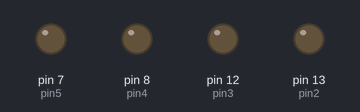
This sketch was run on a simulated Arduino Uno, built with avr-gcc and run on an emulated ATmega328P. Parts: output pins drawn as LEDs (lit = HIGH).

Above: at 0.7 s.
At 2.2 s:
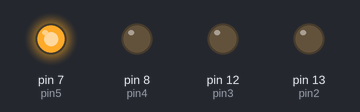
At 5.2 s:
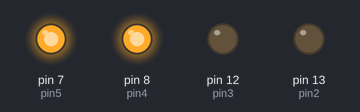
At 9.7 s:
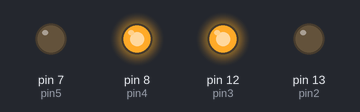
At 14.2 s:
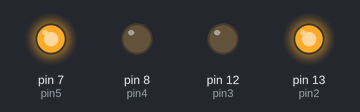
At 20.2 s:
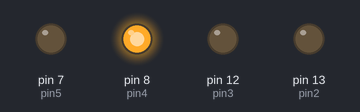
Timing chart, 0 to 21.5 s (numbered marks = the images above):
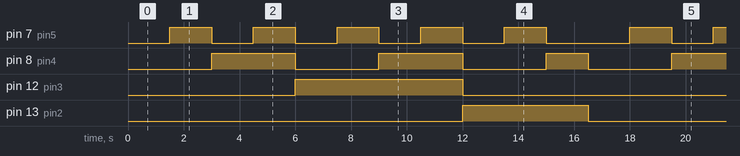

The sketch:

4_bit_binary_counter_copy_20230607164730.ino
```cpp
int pin2 = 13;
int pin3 = 12;
int pin4 = 8;
int pin5 = 7;
int time = 1500;


void setup() {
  // put your setup code here, to run once:

pinMode(pin2,OUTPUT);
pinMode(pin3,OUTPUT);
pinMode(pin4,OUTPUT);
pinMode(pin5,OUTPUT);


}

void loop() {
  // put your main code here, to run repeatedly:

digitalWrite(pin2,LOW);
digitalWrite(pin3,LOW);
digitalWrite(pin4,LOW);        // number: 0
digitalWrite(pin5,LOW);

delay(time);

digitalWrite(pin2,LOW);
digitalWrite(pin3,LOW);
digitalWrite(pin4,LOW);         // number: 1
digitalWrite(pin5,HIGH);

delay(time);

digitalWrite(pin2,LOW);
digitalWrite(pin3,LOW);
digitalWrite(pin4,HIGH);        // number: 2
digitalWrite(pin5,LOW);

delay(time);

digitalWrite(pin2,LOW);
digitalWrite(pin3,LOW);
digitalWrite(pin4,HIGH);        // number: 3
digitalWrite(pin5,HIGH);

delay(time);

digitalWrite(pin2,LOW);
digitalWrite(pin3,HIGH);
digitalWrite(pin4,LOW);        // number: 4
digitalWrite(pin5,LOW);

delay(time);

digitalWrite(pin2,LOW);
digitalWrite(pin3,HIGH);
digitalWrite(pin4,LOW);        // number: 5
digitalWrite(pin5,HIGH);

delay(time);

digitalWrite(pin2,LOW);
digitalWrite(pin3,HIGH);
digitalWrite(pin4,HIGH);        // number: 6
digitalWrite(pin5,LOW);

delay(time);

digitalWrite(pin2,LOW);
digitalWrite(pin3,HIGH);
digitalWrite(pin4,HIGH);        // number: 7
digitalWrite(pin5,HIGH);

delay(time);

digitalWrite(pin2,HIGH);
digitalWrite(pin3,LOW);
digitalWrite(pin4,LOW);        // number: 8
digitalWrite(pin5,LOW);

delay(time);

digitalWrite(pin2,HIGH);
digitalWrite(pin3,LOW);
digitalWrite(pin4,LOW);        // number: 9
digitalWrite(pin5,HIGH);

delay(time);

digitalWrite(pin2,HIGH);
digitalWrite(pin3,LOW);
digitalWrite(pin4,HIGH);        // number: 10
digitalWrite(pin5,LOW);

delay(time);


}
```

Measured:
- by itself, pin 7 (pin5): repeats every 16.5 s: 4 × (LOW 1.5 s, HIGH 1.5 s), LOW 3.0 s, HIGH 1.5 s
- by itself, pin 8 (pin4): repeats every 16.5 s: LOW 3.0 s, HIGH 3.0 s, LOW 3.0 s, HIGH 1.5 s, LOW 3.0 s, HIGH 3.0 s
- by itself, pin 12 (pin3): alternates HIGH for 6.0 s and LOW for 10.5 s
- by itself, pin 13 (pin2): alternates HIGH for 4.5 s and LOW for 12.0 s
